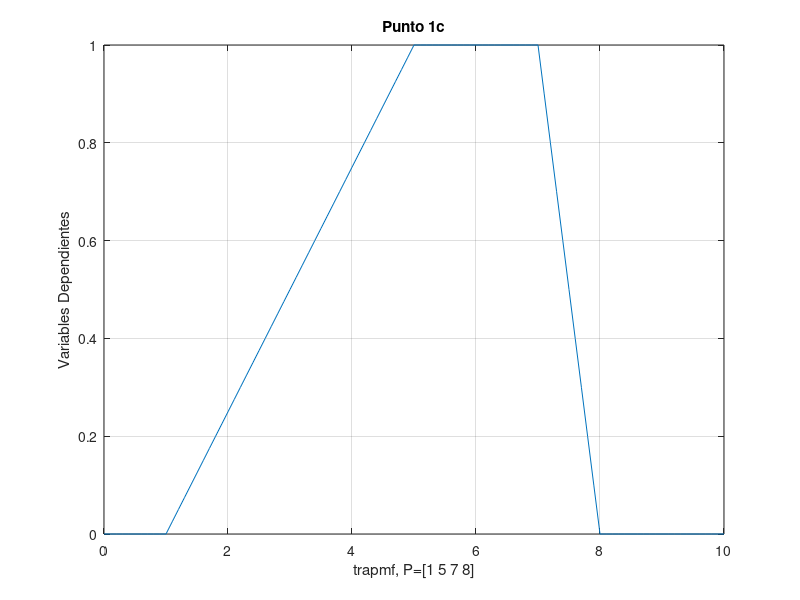

Write MATLAB code to recreate this figure.
clc, clear;
x = 0:0.1:10;

parametros = [1 5 7 8];
y = trapmf(x,parametros);
plot(x,y)

xlabel('trapmf, P=[1 5 7 8]')
ylabel('Variables Dependientes')
title('Punto 1c')
grid on
